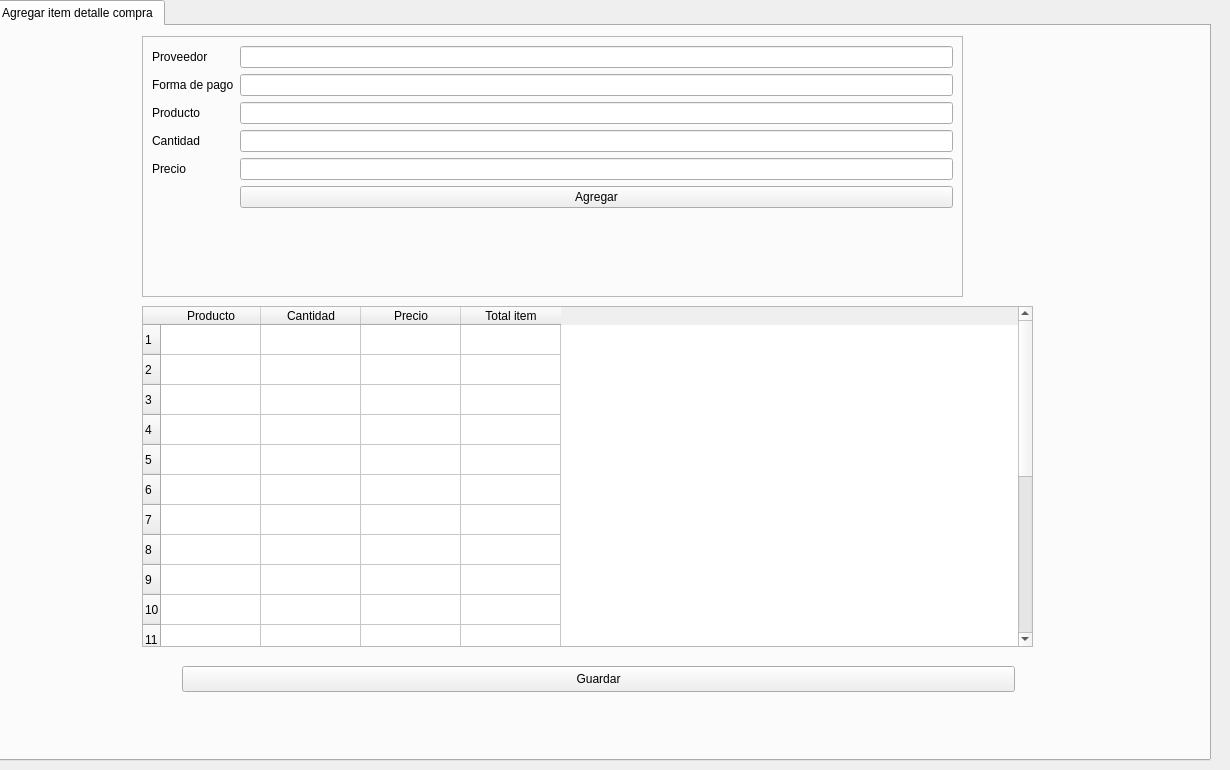
    <widget class="QWidget" name="tab_detalle_compra">
     <attribute name="title">
      <string>Detalle compra</string>
     </attribute>
     <widget class="QTabWidget" name="tabWidgetDetalleCompra">
      <property name="geometry">
       <rect>
        <x>-10</x>
        <y>0</y>
        <width>1221</width>
        <height>761</height>
       </rect>
      </property>
      <property name="currentIndex">
       <number>0</number>
      </property>
      <widget class="QWidget" name="tab_agregar_detalle_compra">
       <attribute name="title">
        <string>Agregar item detalle compra</string>
       </attribute>
       <widget class="QFrame" name="frame_23">
        <property name="enabled">
         <bool>true</bool>
        </property>
        <property name="geometry">
         <rect>
          <x>150</x>
          <y>10</y>
          <width>821</width>
          <height>261</height>
         </rect>
        </property>
        <property name="frameShape">
         <enum>QFrame::StyledPanel</enum>
        </property>
        <property name="frameShadow">
         <enum>QFrame::Raised</enum>
        </property>
        <layout class="QFormLayout" name="formLayout_16">
         <property name="sizeConstraint">
          <enum>QLayout::SetNoConstraint</enum>
         </property>
         <item row="3" column="0">
          <widget class="QLabel" name="label_cliente_detalle_compra">
           <property name="text">
            <string>Proveedor</string>
           </property>
          </widget>
         </item>
         <item row="3" column="1">
          <widget class="QLineEdit" name="lineEdit_proveedor_detalle_compra"/>
         </item>
         <item row="4" column="0">
          <widget class="QLabel" name="label_forma_pago_detalle_compra">
           <property name="text">
            <string>Forma de pago</string>
           </property>
          </widget>
         </item>
         <item row="8" column="0">
          <widget class="QLabel" name="label_producto_detalle_compra">
           <property name="text">
            <string>Producto</string>
           </property>
          </widget>
         </item>
         <item row="11" column="0">
          <widget class="QLabel" name="label_cantidad_detalle_compra">
           <property name="text">
            <string>Cantidad</string>
           </property>
          </widget>
         </item>
         <item row="11" column="1">
          <widget class="QLineEdit" name="lineEdit_cantidad_detalle_compra"/>
         </item>
         <item row="14" column="0">
          <widget class="QLabel" name="label_precio_detalle_compra">
           <property name="text">
            <string>Precio</string>
           </property>
          </widget>
         </item>
         <item row="14" column="1">
          <widget class="QLineEdit" name="lineEdit_precio_detalle_compra"/>
         </item>
         <item row="17" column="1">
          <widget class="QPushButton" name="pushButton_agregar_detalle_compra">
           <property name="text">
            <string>Agregar</string>
           </property>
          </widget>
         </item>
         <item row="8" column="1">
          <widget class="QLineEdit" name="lineEdit_producto_detalle_compra"/>
         </item>
         <item row="4" column="1">
          <widget class="QLineEdit" name="lineEdit_forma_pago_detalle_compra"/>
         </item>
        </layout>
       </widget>
       <widget class="QTableWidget" name="tableLista_detalle_compra">
        <property name="enabled">
         <bool>true</bool>
        </property>
        <property name="geometry">
         <rect>
          <x>150</x>
          <y>280</y>
          <width>891</width>
          <height>341</height>
         </rect>
        </property>
        <property name="acceptDrops">
         <bool>false</bool>
        </property>
        <property name="frameShape">
         <enum>QFrame::StyledPanel</enum>
        </property>
        <property name="frameShadow">
         <enum>QFrame::Sunken</enum>
        </property>
        <property name="lineWidth">
         <number>1</number>
        </property>
        <property name="midLineWidth">
         <number>0</number>
        </property>
        <property name="verticalScrollBarPolicy">
         <enum>Qt::ScrollBarAsNeeded</enum>
        </property>
        <property name="showGrid">
         <bool>true</bool>
        </property>
        <property name="sortingEnabled">
         <bool>false</bool>
        </property>
        <property name="wordWrap">
         <bool>true</bool>
        </property>
        <property name="cornerButtonEnabled">
         <bool>true</bool>
        </property>
        <property name="rowCount">
         <number>20</number>
        </property>
        <property name="columnCount">
         <number>4</number>
        </property>
        <attribute name="horizontalHeaderCascadingSectionResizes">
         <bool>false</bool>
        </attribute>
        <row/>
        <row/>
        <row/>
        <row/>
        <row/>
        <row/>
        <row/>
        <row/>
        <row/>
        <row/>
        <row/>
        <row/>
        <row/>
        <row/>
        <row/>
        <row/>
        <row/>
        <row/>
        <row/>
        <row/>
        <column>
         <property name="text">
          <string>Producto</string>
         </property>
        </column>
        <column>
         <property name="text">
          <string>Cantidad</string>
         </property>
        </column>
        <column>
         <property name="text">
          <string>Precio</string>
         </property>
        </column>
        <column>
         <property name="text">
          <string>Total item</string>
         </property>
        </column>
       </widget>
       <widget class="QPushButton" name="pushButton_guardar_detalle_compra">
        <property name="geometry">
         <rect>
          <x>190</x>
          <y>640</y>
          <width>833</width>
          <height>26</height>
         </rect>
        </property>
        <property name="text">
         <string>Guardar</string>
        </property>
       </widget>
      </widget>
     </widget>
    </widget>
